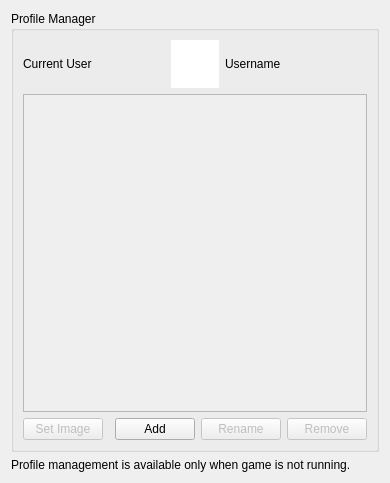
<?xml version="1.0" encoding="UTF-8"?>
<ui version="4.0">
 <class>ConfigureProfileManager</class>
 <widget class="QWidget" name="ConfigureProfileManager">
  <property name="geometry">
   <rect>
    <x>0</x>
    <y>0</y>
    <width>390</width>
    <height>483</height>
   </rect>
  </property>
  <property name="windowTitle">
   <string>Form</string>
  </property>
  <property name="accessibleName">
   <string>Profiles</string>
  </property>
  <layout class="QHBoxLayout" name="horizontalLayout">
   <item>
    <layout class="QVBoxLayout" name="verticalLayout">
     <item>
      <widget class="QGroupBox" name="gridGroupBox">
       <property name="title">
        <string>Profile Manager</string>
       </property>
       <layout class="QGridLayout" name="gridLayout_2">
        <property name="sizeConstraint">
         <enum>QLayout::SetNoConstraint</enum>
        </property>
        <item row="0" column="0">
         <layout class="QHBoxLayout" name="horizontalLayout_2">
          <item>
           <widget class="QLabel" name="label">
            <property name="sizePolicy">
             <sizepolicy hsizetype="Preferred" vsizetype="Minimum">
              <horstretch>0</horstretch>
              <verstretch>0</verstretch>
             </sizepolicy>
            </property>
            <property name="text">
             <string>Current User</string>
            </property>
           </widget>
          </item>
          <item>
           <widget class="QGraphicsView" name="current_user_icon">
            <property name="minimumSize">
             <size>
              <width>48</width>
              <height>48</height>
             </size>
            </property>
            <property name="maximumSize">
             <size>
              <width>48</width>
              <height>48</height>
             </size>
            </property>
            <property name="frameShape">
             <enum>QFrame::NoFrame</enum>
            </property>
            <property name="frameShadow">
             <enum>QFrame::Plain</enum>
            </property>
            <property name="verticalScrollBarPolicy">
             <enum>Qt::ScrollBarAlwaysOff</enum>
            </property>
            <property name="horizontalScrollBarPolicy">
             <enum>Qt::ScrollBarAlwaysOff</enum>
            </property>
            <property name="interactive">
             <bool>false</bool>
            </property>
           </widget>
          </item>
          <item>
           <widget class="QLabel" name="current_user_username">
            <property name="sizePolicy">
             <sizepolicy hsizetype="Preferred" vsizetype="Minimum">
              <horstretch>0</horstretch>
              <verstretch>0</verstretch>
             </sizepolicy>
            </property>
            <property name="text">
             <string>Username</string>
            </property>
           </widget>
          </item>
         </layout>
        </item>
        <item row="1" column="0">
         <widget class="QScrollArea" name="scrollArea">
          <property name="sizePolicy">
           <sizepolicy hsizetype="Expanding" vsizetype="Expanding">
            <horstretch>0</horstretch>
            <verstretch>0</verstretch>
           </sizepolicy>
          </property>
          <property name="frameShape">
           <enum>QFrame::StyledPanel</enum>
          </property>
          <property name="widgetResizable">
           <bool>false</bool>
          </property>
         </widget>
        </item>
        <item row="2" column="0">
         <layout class="QHBoxLayout" name="horizontalLayout_3">
          <item>
           <widget class="QPushButton" name="pm_set_image">
            <property name="enabled">
             <bool>false</bool>
            </property>
            <property name="text">
             <string>Set Image</string>
            </property>
           </widget>
          </item>
          <item>
           <spacer name="horizontalSpacer">
            <property name="orientation">
             <enum>Qt::Horizontal</enum>
            </property>
            <property name="sizeHint" stdset="0">
             <size>
              <width>40</width>
              <height>20</height>
             </size>
            </property>
           </spacer>
          </item>
          <item>
           <widget class="QPushButton" name="pm_add">
            <property name="text">
             <string>Add</string>
            </property>
           </widget>
          </item>
          <item>
           <widget class="QPushButton" name="pm_rename">
            <property name="enabled">
             <bool>false</bool>
            </property>
            <property name="text">
             <string>Rename</string>
            </property>
           </widget>
          </item>
          <item>
           <widget class="QPushButton" name="pm_remove">
            <property name="enabled">
             <bool>false</bool>
            </property>
            <property name="text">
             <string>Remove</string>
            </property>
           </widget>
          </item>
         </layout>
        </item>
       </layout>
      </widget>
     </item>
     <item>
      <widget class="QLabel" name="label_disable_info">
       <property name="text">
        <string>Profile management is available only when game is not running.</string>
       </property>
       <property name="wordWrap">
        <bool>true</bool>
       </property>
      </widget>
     </item>
    </layout>
   </item>
  </layout>
 </widget>
 <resources/>
 <connections/>
</ui>
